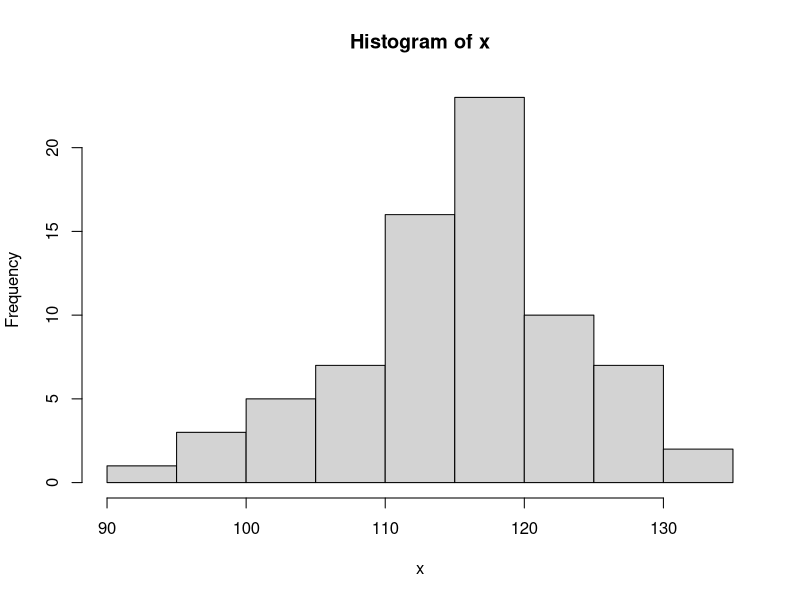
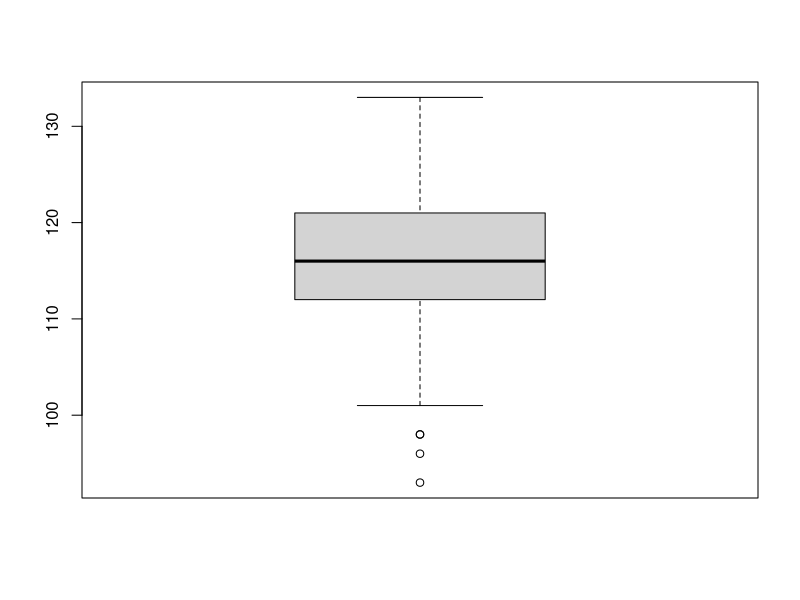
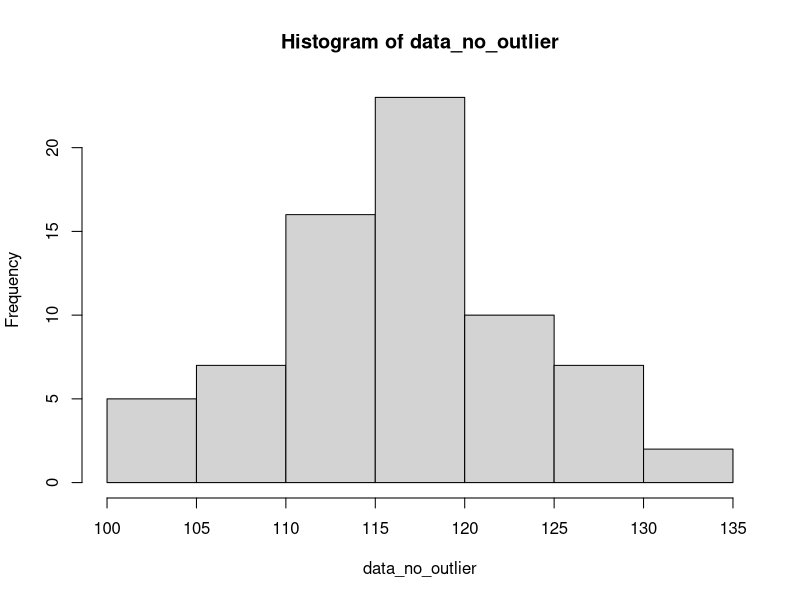
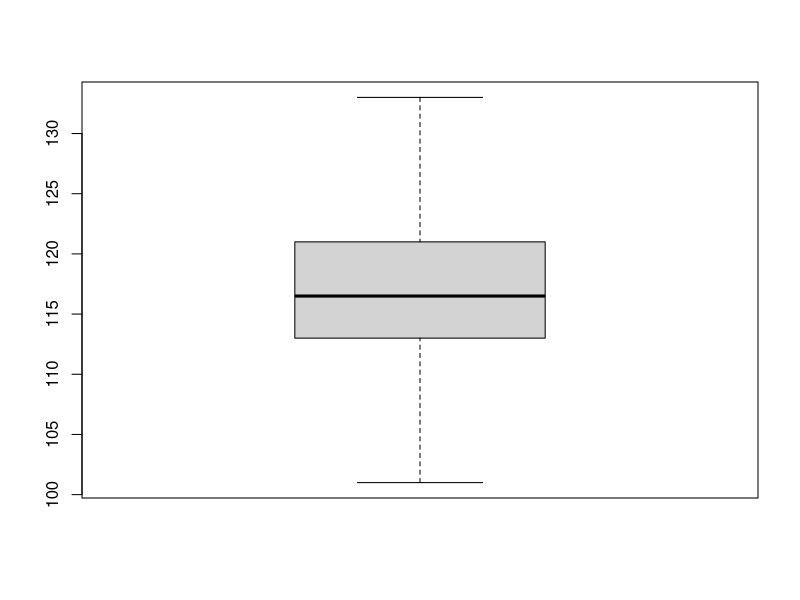

These figures' R source, in order: (Note: this script raises an error after producing the figures.)

#Questão 1. Teste de Normalidade

csv= read.csv("data/Questao01.csv")

x = as.matrix(csv)


#Discuta (ao nı́vel de 5%) a normalidade desses dados.
shapiro.test(x)

### Com o p-value 0.09564, a H0 naão é rejeitadada. Sendo assim a distribuiçao indica uma distribuição normal


#Faça um histograma e um boxplot dos dados. O resultado sobre a normalidade se alteraria
#caso os outliers fossem desconsiderados?
hist(x)

boxplot(x)

### Removendo os outliers
IQR = IQR(x)

quartiles = quantile(x, probs=c(.25, .75), na.rm = FALSE)

Lower = quartiles[1] - 1.5*IQR
Upper = quartiles[2] + 1.5*IQR 

data_no_outlier = subset(x, x > Lower & x < Upper)

shapiro.test(data_no_outlier)

hist(data_no_outlier)

boxplot(data_no_outlier)

### O novo p-value é 0.6802, o que continua indicando uma distribuição normal

csv= read.csv("data/Questao02.csv")

x = as.matrix(csv)

# Questão 2. Teste para média em amostra única

# n = 50
# media= 1.0
# significância = 0,05

t.test(x, mu=1,  alternative="greater", conf.level = 0.95)

### a media possui 95 porcento de confiança que esteja acima de 1.05, sendo assim a H0 é aceita


# Teste para proporção em amostra única

# n = 580
# sucesso = 152
# H0 = 25% das ervilhas descendentes seriam
#amarelas.
# confianca = 95


 prop.test(x= 152, n= 580, p=0.25)
 
 ### com um p-value de 0.5331 não rejeita a H0, a proporção estando em um intervaldo de 0.2271103 e 0.3002337
 
 # Questão 4. Teste para comparar médias de duas amostras pareadas

 # h0 = se o uso de novo tipo de pneus aumenta a economia de combustı́vel de sua frota
 #amostra 1 = 12 carros com pneu traticional
 #amostra 1 = 12 carros com pneu novo
 
 csv= read.csv2("data/Questao04.csv")
 
 amostra1 = csv$Km.L.pneus.tradicionais
 
 amostra2 = csv$Km.L.pneus.novos 

 t.test(amostra1, amostra2, paired = TRUE)

 
# Teste para comparar médias de duas amostras independentes 
 
 # h0 = á uma diferença entre os nı́veis de ácido ascórbicono plasma de fumantes e não fumantesa
 #amostra 1 = não fumantes
 #amostra 1 = fumantes
 
 csv = read.csv2("data/Questao05.csv")

 amostra1 = csv$Nao.Fumantes
 
 amostra2 = csv$Fumantes 

 var.test(amostra1, amostra2, paired = FALSE)
 ## erro 
 
 # Questão 6. Teste para comparar médias de duas amostras independentes
 
 # h0 = existe diferença significativa entre as alturas das plantas em relação ao tipo de aduboa
 #amostra 1 = altura das plantas adubadas com adubo quı́mico
 #amostra 1 = altura das adubbadas com adubo orgânico
 
 csv = read.csv2("data/Questao06.csv")
 
 amostra1 = csv$Quimica
 
 amostra2 = csv$Organica 
 
 var.test(amostra1, amostra2, paired = FALSE)
 
 t.test(amostra1, amostra2, paired = FALSE)

 
 #Questão 7. Teste Qui-quadrado para aderência